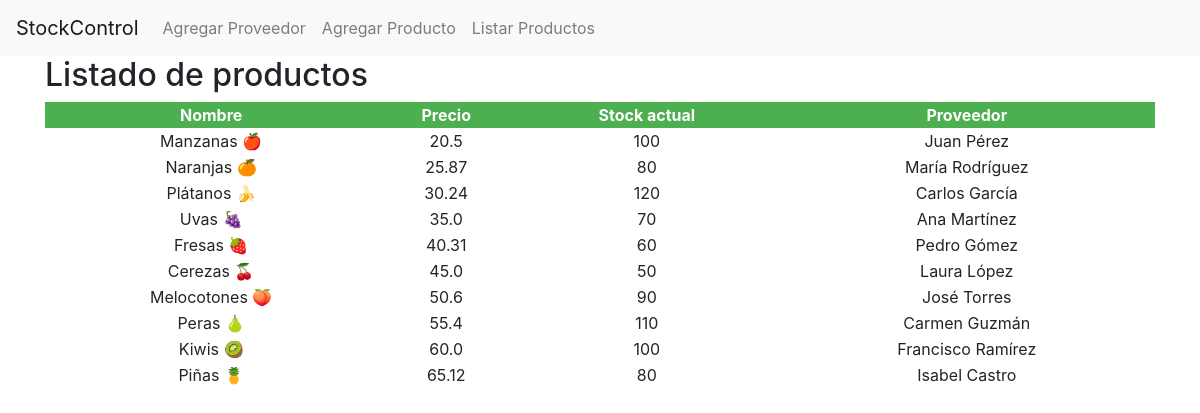
The page /listar_productos/ on the database its author committed.
### compra/models.py (models this page shows, shortened)
class Producto(models.Model):
    nombre = models.CharField(max_length=200)
    precio = models.FloatField()
    stock_actual = models.IntegerField()
    proveedor = models.ForeignKey(Proveedor, on_delete=models.CASCADE)

class Proveedor(models.Model):
    nombre = models.CharField(max_length=200)
    apellido = models.CharField(max_length=200)
    dni = models.IntegerField()

### compra/views.py (the view)
# urls.py: path('listar_productos/', listar_productos, name='listar_productos'),
def listar_productos(request):
    productos = Producto.objects.all()
    return render(request, 'listar_productos.html', {'productos': productos})

### compra/templates/listar_productos.html
{% extends 'base_generic.html' %}
{% block content %}
  <h2>Listado de productos</h2>
  <table style="width:100%; text-align:center;">
    <thead style="background-color: #4CAF50; color: white;">
      <tr>
        <th>Nombre</th>
        <th>Precio</th>
        <th>Stock actual</th>
        <th>Proveedor</th>
      </tr>
    </thead>
    <tbody>
      {% for producto in productos %}
        <tr>
          <td>{{ producto.nombre }} {% if producto.nombre == "Manzanas" %}🍎{% elif producto.nombre == "Naranjas" %}🍊{% elif producto.nombre == "Plátanos" %}🍌{% elif producto.nombre == "Uvas" %}🍇{% elif producto.nombre == "Fresas" %}🍓{% elif producto.nombre == "Cerezas" %}🍒{% elif producto.nombre == "Melocotones" %}🍑{% elif producto.nombre == "Peras" %}🍐{% elif producto.nombre == "Kiwis" %}🥝{% elif producto.nombre == "Piñas" %}🍍{% endif %}</td>
          <td>{{ producto.precio }}</td>
          <td>{{ producto.stock_actual }}</td>
          <td>{{ producto.proveedor.nombre }} {{ producto.proveedor.apellido }}</td>
        </tr>
      {% endfor %}
    </tbody>
  </table>
{% endblock %}

### compra/templates/base_generic.html (shortened to what this page needs)
<!DOCTYPE html>
<html lang="es">
<head>
    <link href="https://stackpath.bootstrapcdn.com/bootstrap/4.5.0/css/bootstrap.min.css" rel="stylesheet">
</head>
<body>
    <nav class="navbar navbar-expand-lg navbar-light bg-light">
        <a class="navbar-brand" href="#">StockControl</a>
        <div class="collapse navbar-collapse">
            <ul class="navbar-nav mr-auto">
                <li class="nav-item">
                    <a class="nav-link" href="{% url 'agregar_proveedor' %}">Agregar Proveedor</a>
                </li>
                <li class="nav-item">
                    <a class="nav-link" href="{% url 'agregar_producto' %}">Agregar Producto</a>
                </li>
                <li class="nav-item">
                    <a class="nav-link" href="{% url 'listar_productos' %}">Listar Productos</a>
                </li>
            </ul>
        </div>
    </nav>
    <div class="container">
        {% block content %}
        {% endblock %}
    </div>
</body>
</html>

### rows shown on the page
Producto: nombre "Manzanas", precio "20.5", stock_actual "100", proveedor.nombre "Juan", proveedor.apellido "Pérez"
Producto: nombre "Naranjas", precio "25.87", stock_actual "80", proveedor.nombre "María", proveedor.apellido "Rodríguez"
Producto: nombre "Plátanos", precio "30.24", stock_actual "120", proveedor.nombre "Carlos", proveedor.apellido "García"
Producto: nombre "Uvas", precio "35.0", stock_actual "70", proveedor.nombre "Ana", proveedor.apellido "Martínez"
Producto: nombre "Fresas", precio "40.31", stock_actual "60", proveedor.nombre "Pedro", proveedor.apellido "Gómez"
Producto: nombre "Cerezas", precio "45.0", stock_actual "50", proveedor.nombre "Laura", proveedor.apellido "López"
Producto: nombre "Melocotones", precio "50.6", stock_actual "90", proveedor.nombre "José", proveedor.apellido "Torres"
Producto: nombre "Peras", precio "55.4", stock_actual "110", proveedor.nombre "Carmen", proveedor.apellido "Guzmán"
Producto: nombre "Kiwis", precio "60.0", stock_actual "100", proveedor.nombre "Francisco", proveedor.apellido "Ramírez"
Producto: nombre "Piñas", precio "65.12", stock_actual "80", proveedor.nombre "Isabel", proveedor.apellido "Castro"
